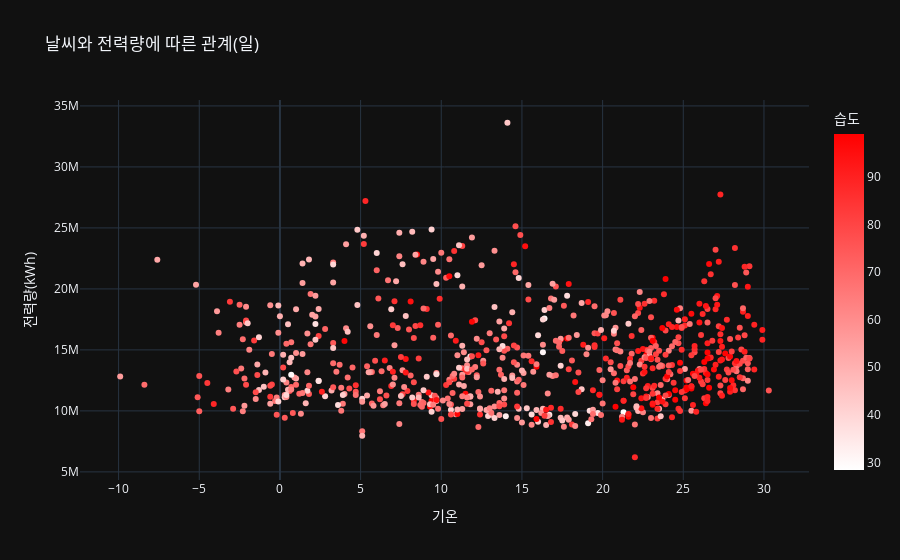
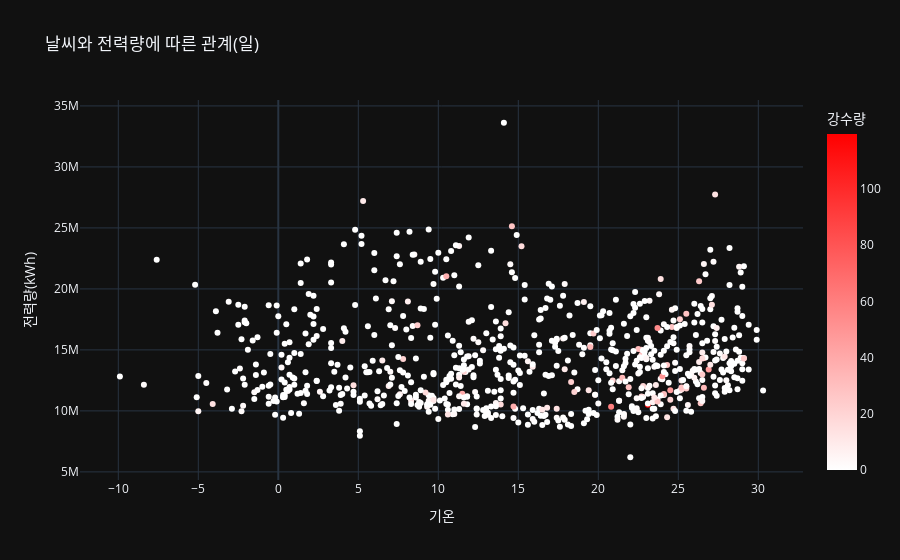
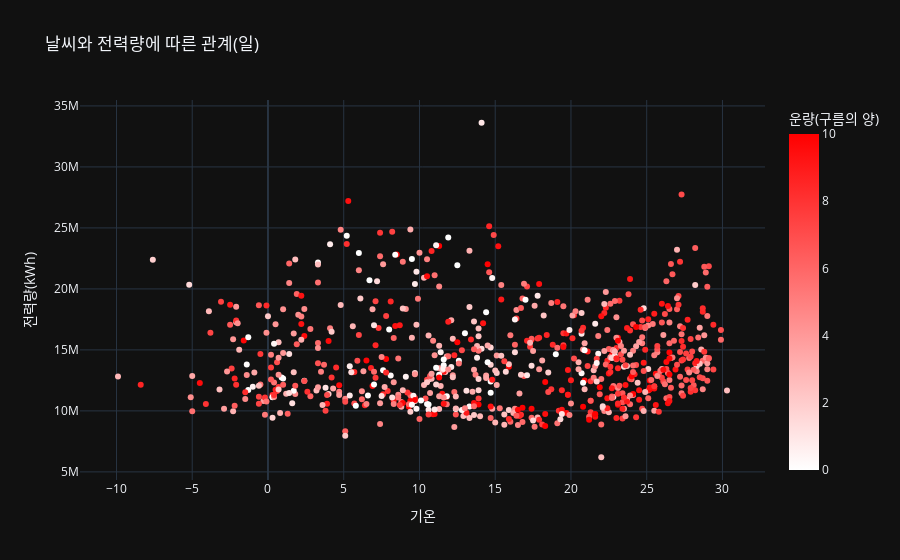
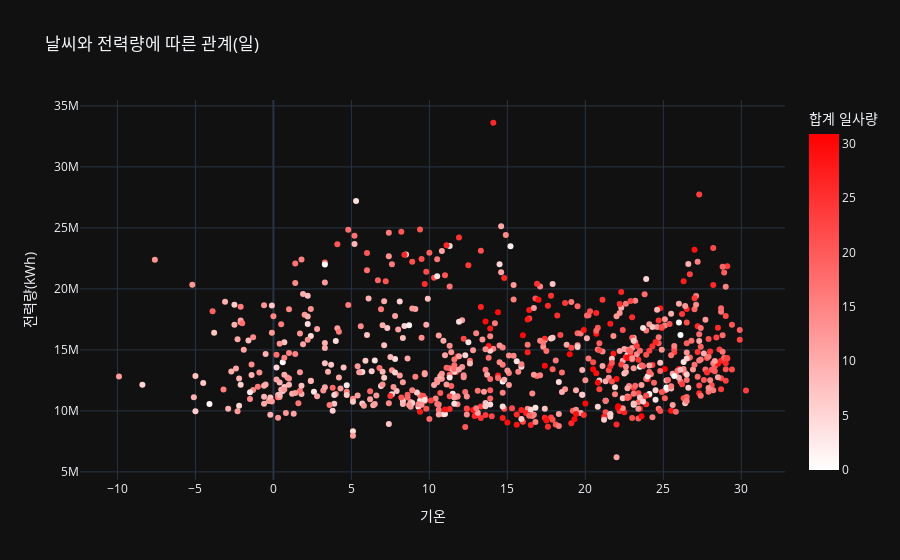

Write notebook code for charts like these, in order.
### Code cell
column_df = ['Humidity_mean','rainfall_total', 'cloud', 'solar']
col_label = {'Humidity_mean' : '습도',
             'rainfall_total' : '강수량',
             'cloud' : '운량(구름의 양)',
             'solar' : '합계 일사량'}

for feature in column_df:
    fig = px.scatter(kw_df,
                    x="temp",
                    y="kwh",
                    title='날씨와 전력량에 따른 관계(일)',
                    template='plotly_dark',
                    color=feature,
                    color_continuous_scale=["white", "red"],
                    labels={'temp': '기온', 'kwh': '전력량(kWh)', feature: col_label[feature]})
    fig.show()

### Figure 1 — Plotly figure (JSON) as saved in the notebook; plotly's stock layout.template omitted (floating-point values rounded to 4 significant figures; data arrays with more than 128 entries replaced by an {"elided": "..."} marker saying what was removed)
{"data": [{"hovertemplate": "기온=%{x}<br>전력량(kWh)=%{y}<br>습도=%{marker.color}<extra></extra>", "legendgroup": "", "marker": {"color": {"elided": "730 float values"}, "coloraxis": "coloraxis", "symbol": "circle"}, "mode": "markers", "name": "", "orientation": "v", "showlegend": false, "type": "scatter", "x": {"elided": "730 float values"}, "xaxis": "x", "y": {"elided": "730 float values"}, "yaxis": "y"}], "layout": {"coloraxis": {"colorbar": {"title": {"text": "습도"}}, "colorscale": [[0, "white"], [1, "red"]]}, "legend": {"tracegroupgap": 0}, "title": {"text": "날씨와 전력량에 따른 관계(일)"}, "xaxis": {"anchor": "y", "domain": [0, 1], "title": {"text": "기온"}}, "yaxis": {"anchor": "x", "domain": [0, 1], "title": {"text": "전력량(kWh)"}}}}

### Figure 2 — Plotly figure (JSON) as saved in the notebook; plotly's stock layout.template omitted (floating-point values rounded to 4 significant figures; data arrays with more than 128 entries replaced by an {"elided": "..."} marker saying what was removed)
{"data": [{"hovertemplate": "기온=%{x}<br>전력량(kWh)=%{y}<br>강수량=%{marker.color}<extra></extra>", "legendgroup": "", "marker": {"color": {"elided": "730 float values"}, "coloraxis": "coloraxis", "symbol": "circle"}, "mode": "markers", "name": "", "orientation": "v", "showlegend": false, "type": "scatter", "x": {"elided": "730 float values"}, "xaxis": "x", "y": {"elided": "730 float values"}, "yaxis": "y"}], "layout": {"coloraxis": {"colorbar": {"title": {"text": "강수량"}}, "colorscale": [[0, "white"], [1, "red"]]}, "legend": {"tracegroupgap": 0}, "title": {"text": "날씨와 전력량에 따른 관계(일)"}, "xaxis": {"anchor": "y", "domain": [0, 1], "title": {"text": "기온"}}, "yaxis": {"anchor": "x", "domain": [0, 1], "title": {"text": "전력량(kWh)"}}}}

### Figure 3 — Plotly figure (JSON) as saved in the notebook; plotly's stock layout.template omitted (floating-point values rounded to 4 significant figures; data arrays with more than 128 entries replaced by an {"elided": "..."} marker saying what was removed)
{"data": [{"hovertemplate": "기온=%{x}<br>전력량(kWh)=%{y}<br>운량(구름의 양)=%{marker.color}<extra></extra>", "legendgroup": "", "marker": {"color": {"elided": "730 float values"}, "coloraxis": "coloraxis", "symbol": "circle"}, "mode": "markers", "name": "", "orientation": "v", "showlegend": false, "type": "scatter", "x": {"elided": "730 float values"}, "xaxis": "x", "y": {"elided": "730 float values"}, "yaxis": "y"}], "layout": {"coloraxis": {"colorbar": {"title": {"text": "운량(구름의 양)"}}, "colorscale": [[0, "white"], [1, "red"]]}, "legend": {"tracegroupgap": 0}, "title": {"text": "날씨와 전력량에 따른 관계(일)"}, "xaxis": {"anchor": "y", "domain": [0, 1], "title": {"text": "기온"}}, "yaxis": {"anchor": "x", "domain": [0, 1], "title": {"text": "전력량(kWh)"}}}}

### Figure 4 — Plotly figure (JSON) as saved in the notebook; plotly's stock layout.template omitted (floating-point values rounded to 4 significant figures; data arrays with more than 128 entries replaced by an {"elided": "..."} marker saying what was removed)
{"data": [{"hovertemplate": "기온=%{x}<br>전력량(kWh)=%{y}<br>합계 일사량=%{marker.color}<extra></extra>", "legendgroup": "", "marker": {"color": {"elided": "730 float values"}, "coloraxis": "coloraxis", "symbol": "circle"}, "mode": "markers", "name": "", "orientation": "v", "showlegend": false, "type": "scatter", "x": {"elided": "730 float values"}, "xaxis": "x", "y": {"elided": "730 float values"}, "yaxis": "y"}], "layout": {"coloraxis": {"colorbar": {"title": {"text": "합계 일사량"}}, "colorscale": [[0, "white"], [1, "red"]]}, "legend": {"tracegroupgap": 0}, "title": {"text": "날씨와 전력량에 따른 관계(일)"}, "xaxis": {"anchor": "y", "domain": [0, 1], "title": {"text": "기온"}}, "yaxis": {"anchor": "x", "domain": [0, 1], "title": {"text": "전력량(kWh)"}}}}
